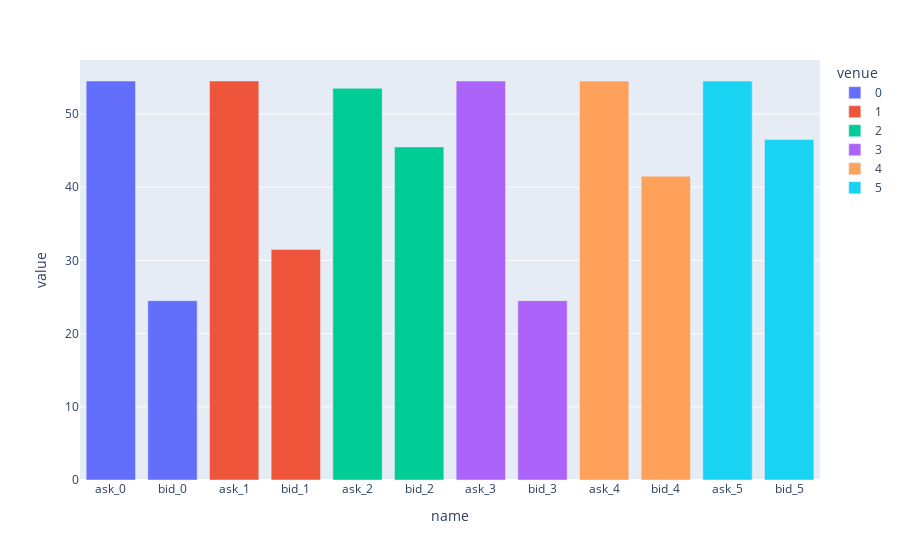

Notebook code for this chart:
### Code cell
import plotly.express as px

fig = px.bar(onlyAskAndBid, x='name', y='value',color="venue")
fig.show()

### Figure 1 — Plotly figure (JSON) as saved in the notebook; plotly's stock layout.template omitted (floating-point values rounded to 4 significant figures)
{"data": [{"alignmentgroup": "True", "hoverlabel": {"namelength": 0}, "hovertemplate": "venue=0<br>name=%{x}<br>value=%{y}", "legendgroup": "0", "marker": {"color": "#636efa"}, "name": "0", "offsetgroup": "0", "orientation": "v", "showlegend": true, "textposition": "auto", "type": "bar", "x": ["ask_0", "bid_0"], "xaxis": "x", "y": [54.5, 24.5], "yaxis": "y"}, {"alignmentgroup": "True", "hoverlabel": {"namelength": 0}, "hovertemplate": "venue=1<br>name=%{x}<br>value=%{y}", "legendgroup": "1", "marker": {"color": "#EF553B"}, "name": "1", "offsetgroup": "1", "orientation": "v", "showlegend": true, "textposition": "auto", "type": "bar", "x": ["ask_1", "bid_1"], "xaxis": "x", "y": [54.5, 31.5], "yaxis": "y"}, {"alignmentgroup": "True", "hoverlabel": {"namelength": 0}, "hovertemplate": "venue=2<br>name=%{x}<br>value=%{y}", "legendgroup": "2", "marker": {"color": "#00cc96"}, "name": "2", "offsetgroup": "2", "orientation": "v", "showlegend": true, "textposition": "auto", "type": "bar", "x": ["ask_2", "bid_2"], "xaxis": "x", "y": [53.5, 45.5], "yaxis": "y"}, {"alignmentgroup": "True", "hoverlabel": {"namelength": 0}, "hovertemplate": "venue=3<br>name=%{x}<br>value=%{y}", "legendgroup": "3", "marker": {"color": "#ab63fa"}, "name": "3", "offsetgroup": "3", "orientation": "v", "showlegend": true, "textposition": "auto", "type": "bar", "x": ["ask_3", "bid_3"], "xaxis": "x", "y": [54.5, 24.5], "yaxis": "y"}, {"alignmentgroup": "True", "hoverlabel": {"namelength": 0}, "hovertemplate": "venue=4<br>name=%{x}<br>value=%{y}", "legendgroup": "4", "marker": {"color": "#FFA15A"}, "name": "4", "offsetgroup": "4", "orientation": "v", "showlegend": true, "textposition": "auto", "type": "bar", "x": ["ask_4", "bid_4"], "xaxis": "x", "y": [54.5, 41.5], "yaxis": "y"}, {"alignmentgroup": "True", "hoverlabel": {"namelength": 0}, "hovertemplate": "venue=5<br>name=%{x}<br>value=%{y}", "legendgroup": "5", "marker": {"color": "#19d3f3"}, "name": "5", "offsetgroup": "5", "orientation": "v", "showlegend": true, "textposition": "auto", "type": "bar", "x": ["ask_5", "bid_5"], "xaxis": "x", "y": [54.5, 46.5], "yaxis": "y"}], "layout": {"barmode": "relative", "legend": {"title": {"text": "venue"}, "tracegroupgap": 0}, "margin": {"t": 60}, "xaxis": {"anchor": "y", "domain": [0, 1], "title": {"text": "name"}}, "yaxis": {"anchor": "x", "domain": [0, 1], "title": {"text": "value"}}}}
